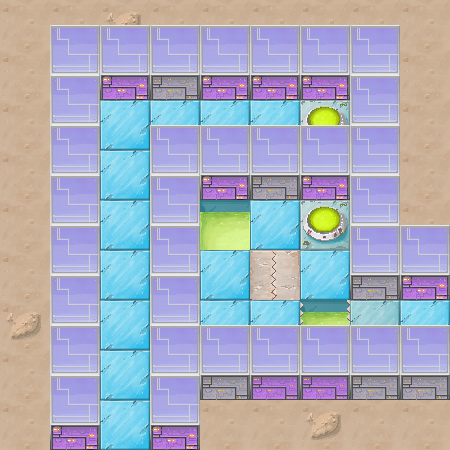

Below is a game level as drawn by its tile map, then a one-line description and the .tmx that defines it (tile-layer data replaced by summaries):
An orthogonal 9x9 tile map with 50x50 px tiles, 3 tile layers (collision, floor, wall), 6 tilesets and 7 objects (2x vent, finish, player, generator, trap).

<map version="1.0" orientation="orthogonal" width="9" height="9" tilewidth="50" tileheight="50">
 <tileset firstgid="1" name="floor" tilewidth="50" tileheight="50">
  <image source="../img/floor.png" width="250" height="150" />
 </tileset>
 <tileset firstgid="16" name="walls" tilewidth="50" tileheight="75">
  <image source="../img/walls.png" width="200" height="75" />
 </tileset>
 <tileset firstgid="20" name="collision" tilewidth="50" tileheight="50">
  <image source="../img/collision.png" width="100" height="50" />
  <tile id="0">
   <properties>
    <property name="type" value="solid" />
   </properties>
  </tile>
  <tile id="1">
   <properties>
    <property name="type" value="solid" />
    <property name="water" value="true" />
   </properties>
  </tile>
 </tileset>
 <tileset firstgid="22" name="moving_block" tilewidth="50" tileheight="75">
  <image source="../img/moving_block.png" width="50" height="75" />
 </tileset>
 <tileset firstgid="23" name="generator" tilewidth="50" tileheight="75">
  <image source="../img/generator.png" width="100" height="75" />
 </tileset>
 <tileset firstgid="25" name="trap" tilewidth="50" tileheight="50">
  <image source="../img/trap.png" width="50" height="100" />
 </tileset>
 <layer name="collision" width="9" height="9">
  <data>[81 cells, 38 non-empty, 2 distinct tile ids]</data>
 </layer>
 <layer name="floor" width="9" height="9">
  <data>[81 cells, 67 non-empty, 11 distinct tile ids]</data>
 </layer>
 <objectgroup name="objects" width="9" height="9">
  <object name="finish" x="300" y="200" width="50" height="50" />
  <object name="player" x="350" y="275" width="50" height="75" />
  <object name="generator" x="200" y="275" width="50" height="75">
   <properties>
    <property name="activate" value="id1" />
   </properties>
  </object>
  <object x="200" y="400" width="50" />
  <object name="trap" x="300" y="300" width="50" height="50">
   <properties>
    <property name="id" value="id1" />
   </properties>
  </object>
 </objectgroup>
 <layer name="wall" width="9" height="9">
  <data>[81 cells, 33 non-empty, 1 distinct tile ids]</data>
 </layer>
 <objectgroup name="vent" width="9" height="9">
  <object name="vent" x="50" y="225" width="50" height="50" />
  <object name="vent" x="350" y="225" width="50" height="50" />
 </objectgroup>
</map>